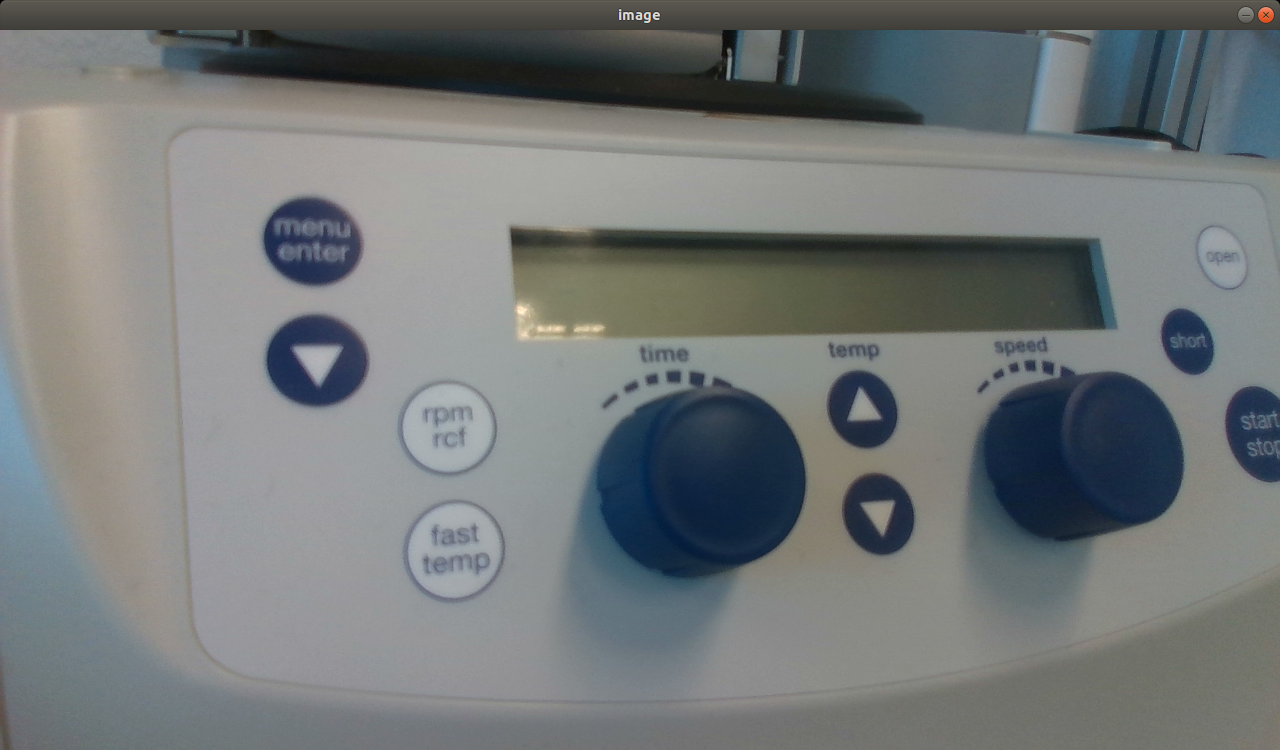
#> input picture scripts/classes/MTP/reader_front.png, 1280 x 750 px, found by its file name
$ python reader.py
#> lines starting #> are read from the running program, lines starting #| are printed output that depends on the picture; after the words box and inside, x2 and y2 are one past the last pixel; in counts of white or black regions, pixels touching at a corner belong together
import cv2 as cv
import numpy as np


def draw_outer():
    ORIGINAL = cv.imread("/home/mike/cobot/scripts/classes/MTP/reader_front.png")
#> ORIGINAL is the input picture: shape (750, 1280, 3); mean B, G, R 120.1, 119.8, 115.5

    image = ORIGINAL.copy()
    image = cv.cvtColor(image, cv.COLOR_BGR2RGB)
    gray = cv.cvtColor(image, cv.COLOR_RGB2GRAY)
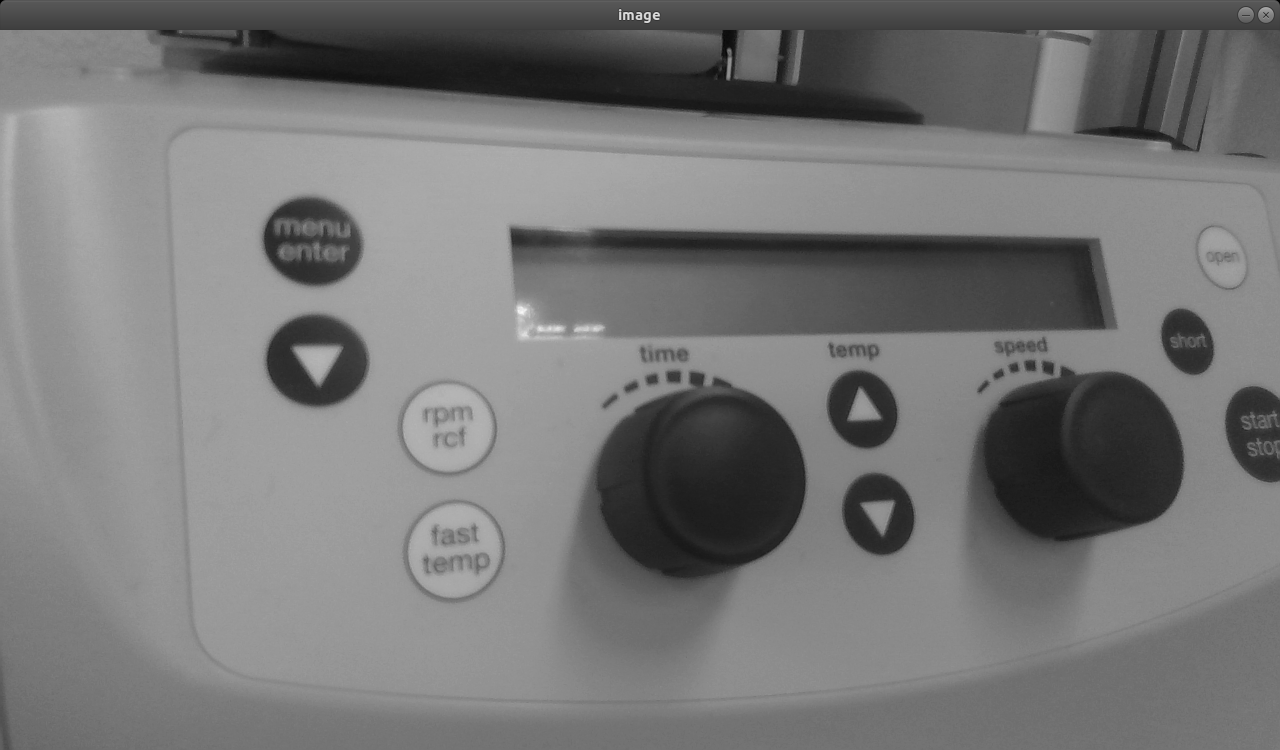
#> gray: shape (750, 1280); min 0, max 247, mean 118.4

    sigma = 0.33
    median = np.median(image)
#> median = 132
    lower_limit = int(max(0, (1 - sigma) * median))
#> lower_limit = 88
    upper_limit = int(min(255, (1 + sigma) * median))
#> upper_limit = 175

    canny = cv.Canny(image,lower_limit,upper_limit)
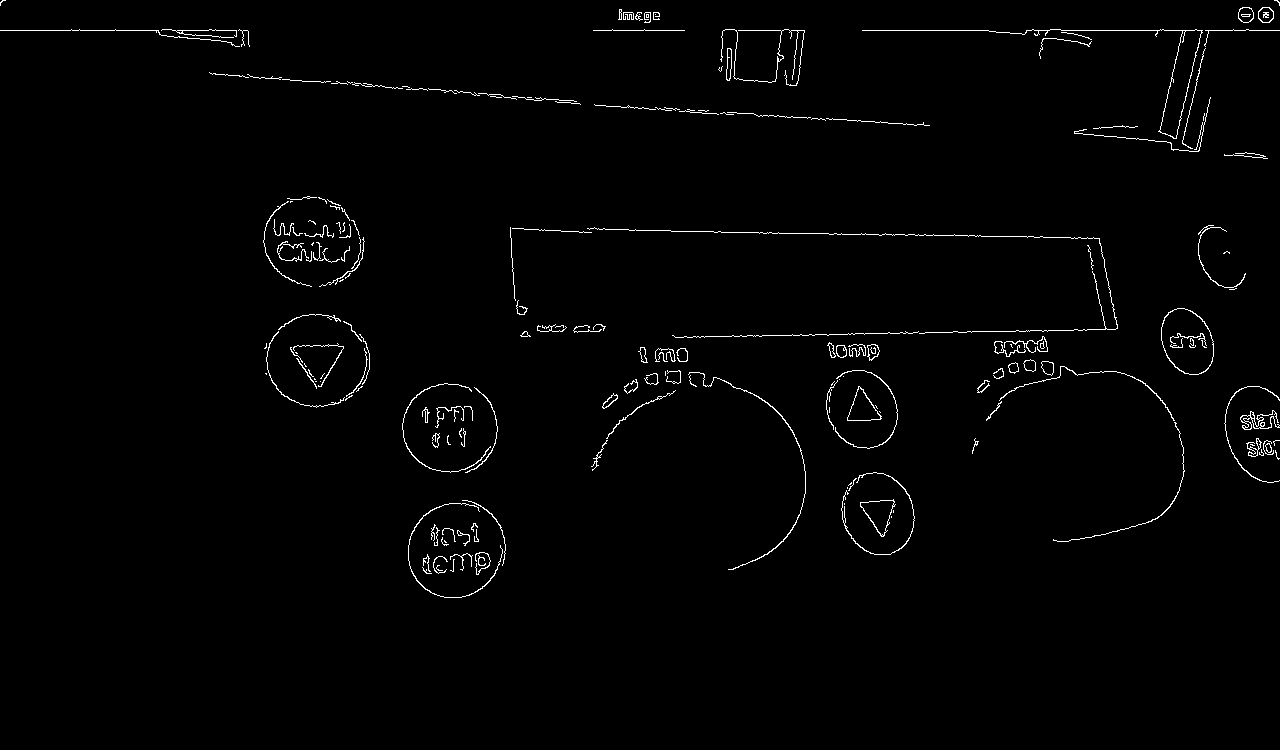
#> canny: shape (750, 1280); 1.3% white in thin lines or dots, all inside (x1, y1, x2, y2) = (0, 0, 1280, 598)

    cv.imshow("original",ORIGINAL)
    cv.imshow("canny", canny)

    circles = cv.HoughCircles(gray, cv.HOUGH_GRADIENT, 1, 20,
                                param1=upper_limit, param2=15,
                                minRadius=80, maxRadius=100)#70 90
#> circles = [[709.5, 479.5, 96], [1094.5, 457.5, 88.8]]

    print(circles)
#| [[[ 709.5  479.5   96. ]
#|   [1094.5  457.5   88.8]]]
    if circles is not None:
        circles = np.uint16(np.around(circles))
#> circles = [[710, 480, 96], [1094, 458, 89]]
        for i in circles[0, :]:
            center = (i[0], i[1])
            # circle center
            cv.circle(image, center, 1, (0, 100, 100), 3)
            # circle outline
            radius = i[2]
            cv.circle(image, center, radius, (255, 0, 255), 3)
#> this loop made 2 passes
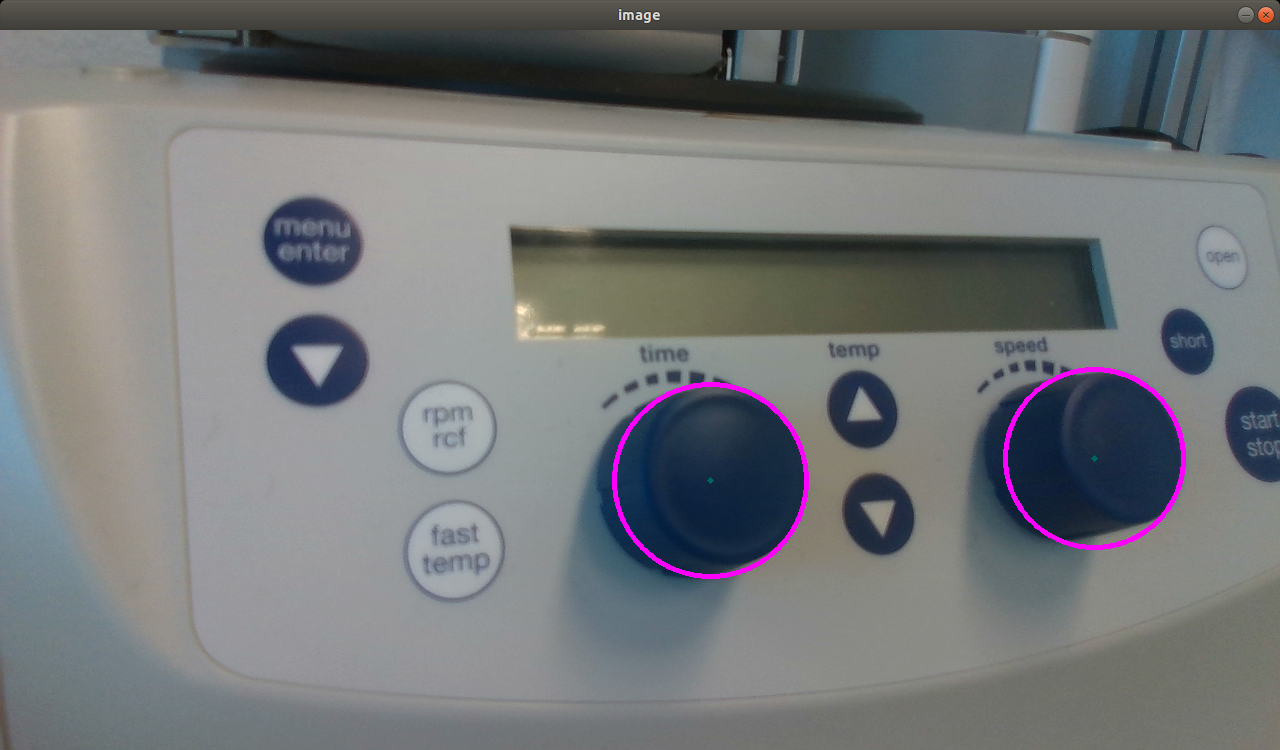
#> image: shape (750, 1280, 3); mean R, G, B 116.6, 119.3, 121.1

    circles_small = cv.HoughCircles(gray, cv.HOUGH_GRADIENT, 1, 50,
                                param1=upper_limit, param2=20,
                                minRadius=20, maxRadius=80)#70 90
#> circles_small = [[449.5, 428.5, 46.8], [453.5, 549.5, 47.4], [316.5, 357.5, 49.9], [315.5, 232.5, 53.5], [886.5, 509.5, 44.9], [865.5, 416.5, 31.3], [1175.5, 342.5, 35.1], [1251.5, 408.5, 23.2]]

    print(circles_small)
#| [[[ 449.5  428.5   46.8]
#|   [ 453.5  549.5   47.4]
#|   [ 316.5  357.5   49.9]
#|   [ 315.5  232.5   53.5]
#|   [ 886.5  509.5   44.9]
#|   [ 865.5  416.5   31.3]
#|   [1175.5  342.5   35.1]
#|   [1251.5  408.5   23.2]]]
    if circles_small  is not None:
        circles_small  = np.uint16(np.around(circles_small ))
#> circles_small = [[450, 428, 47], [454, 550, 47], [316, 358, 50], [316, 232, 54], [886, 510, 45], [866, 416, 31], [1176, 342, 35], [1252, 408, 23]]
        for i in circles_small [0, :]:
            center = (i[0], i[1])
            # circle center
            cv.circle(image, center, 1, (0, 100, 100), 3)
            # circle outline
            radius = i[2]
            cv.circle(image, center, radius, (255, 255, 255), 3)
#> this loop made 8 passes
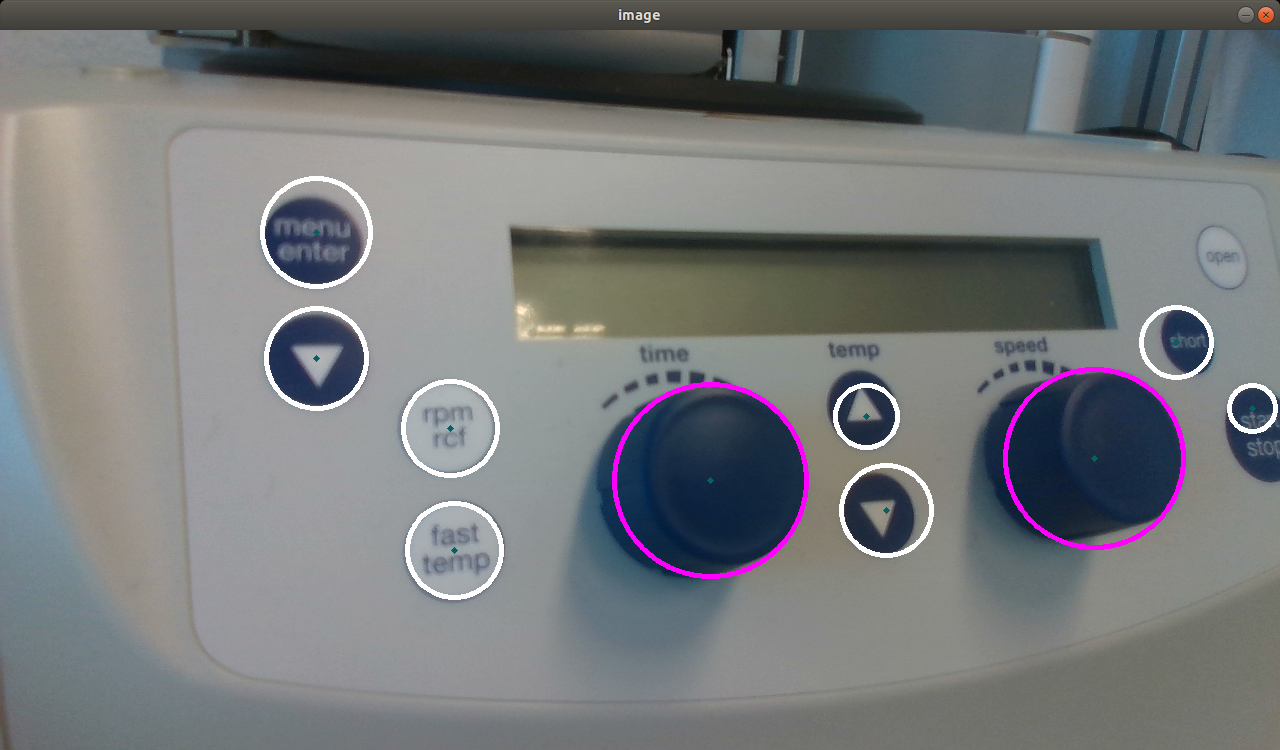
#> image: shape (750, 1280, 3); 1.1% of pixels changed, all inside (x1, y1, x2, y2) = (260, 176, 1278, 600)

    cv.imshow("circles", image)

def draw_inner():
    ORIGINAL = cv.imread("/home/mike/cobot/scripts/classes/MTP/reader_inner_pos.png")

    image = ORIGINAL.copy()
    image = cv.cvtColor(image, cv.COLOR_BGR2RGB)
    gray = cv.cvtColor(image, cv.COLOR_RGB2GRAY)

    sigma = 0.33
    median = np.median(image)
    lower_limit = int(max(0, (1 - sigma) * median))
    upper_limit = int(min(255, (1 + sigma) * median))

    canny = cv.Canny(image,lower_limit,upper_limit)

    cv.imshow("original",ORIGINAL)
    cv.imshow("canny", canny)

    circles = cv.HoughCircles(gray, cv.HOUGH_GRADIENT, 1, 25,
                                param1=upper_limit, param2=18,
                                minRadius=20, maxRadius=30)#70 90

    print(circles)
    if circles is not None:
        circles = np.uint16(np.around(circles))
        for i in circles[0, :]:
            center = (i[0], i[1])
            # circle center
            cv.circle(image, center, 1, (0, 100, 100), 3)
            # circle outline
            radius = i[2]
            cv.circle(image, center, radius, (255, 0, 255), 3)
    cv.imshow("circles", image)

if __name__ == "__main__":
    draw_outer()
    #draw_inner()
    cv.waitKey(0)

$ run again, with scripts/classes/MTP/Test.png copied over scripts/classes/MTP/reader_front.png
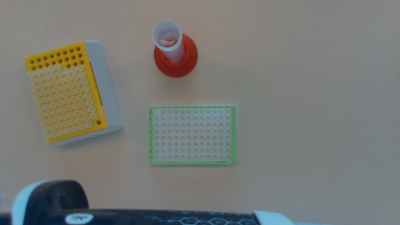
#> input picture scripts/classes/MTP/Test.png, 400 x 225 px, found by its file name
#> in draw_outer, ORIGINAL is the input picture: shape (225, 400, 3); mean B, G, R 118.1, 121.8, 119.4
#> median = 126
#> lower_limit = 84
#> upper_limit = 167
#> in draw_outer, `canny = cv.Canny(image,lower_limit,upper_limit)`:
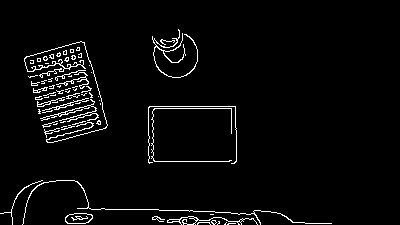
#> canny: shape (225, 400); 3.6% white in thin lines or dots, all inside (x1, y1, x2, y2) = (0, 29, 332, 225)
#> circles = None
#| None
#> in draw_outer, `circles_small = cv.HoughCircles(gray, cv.HOUGH_GRADIENT, 1, 50, param1..`: circles_small = [[174.5, 54.5, 23], [52.5, 207.5, 26.4]]
#| [[[174.5  54.5  23. ]
#|   [ 52.5 207.5  26.4]]]
#> in draw_outer, `circles_small  = np.uint16(np.around(circles_small ))`: circles_small = [[174, 54, 23], [52, 208, 26]]
#> the loop in draw_outer, `for i in circles_small [0, :]:` made 2 passes
#> after the loop in draw_outer, `for i in circles_small [0, :]:`:
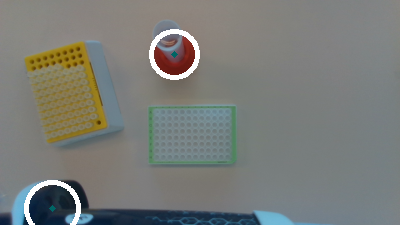
#> image: shape (225, 400, 3); mean R, G, B 121.8, 124.3, 120.5
